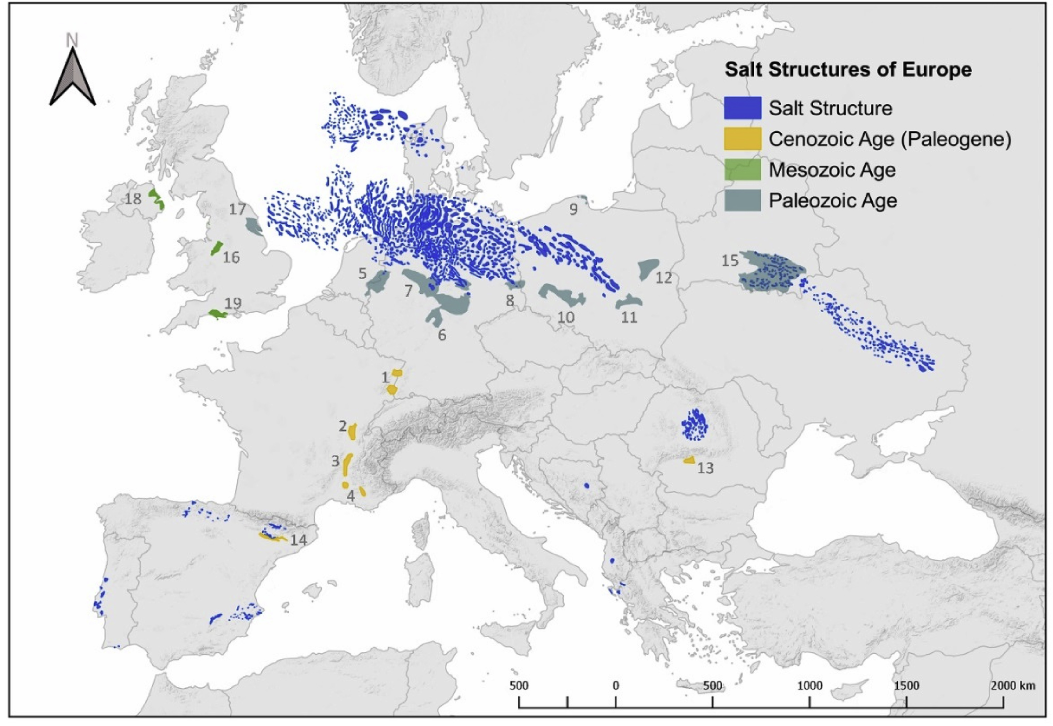
#> input picture gas_network_exploring/salt_cave/original/salt_cave_ua.jpg, 3158 x 2178 px (shown at 1/3 size)
$ python create_ukraine_gcps_reliable.py
#> lines starting #> are read from the running program, lines starting #| are printed output that depends on the picture
#> the answer given: ../gas_network_exploring/salt_cave/original/salt_cave_ua.jpg
"""
Alternative GCP Creator with menu-based saving (more reliable)

This version uses a menu system instead of key presses for better reliability.
"""

import cv2
import json
import numpy as np
from pathlib import Path
import threading
import time

class ReliableGCPCreator:
    def __init__(self, image_path):
        self.image_path = Path(image_path)
        self.image = cv2.imread(str(image_path))
#> self.image is the input picture: shape (2178, 3158, 3); mean B, G, R 228.6, 226.8, 226.3
        if self.image is None:
            raise ValueError(f"Could not load image: {image_path}")

        # Resize image if too large for display
        height, width = self.image.shape[:2]
#> height = 2178; width = 3158
        if width > 1200 or height > 800:
            scale = min(1200/width, 800/height)
#> scale = 0.367
            new_width = int(width * scale)
#> new_width = 1159
            new_height = int(height * scale)
#> new_height = 799
            self.display_image = cv2.resize(self.image, (new_width, new_height))
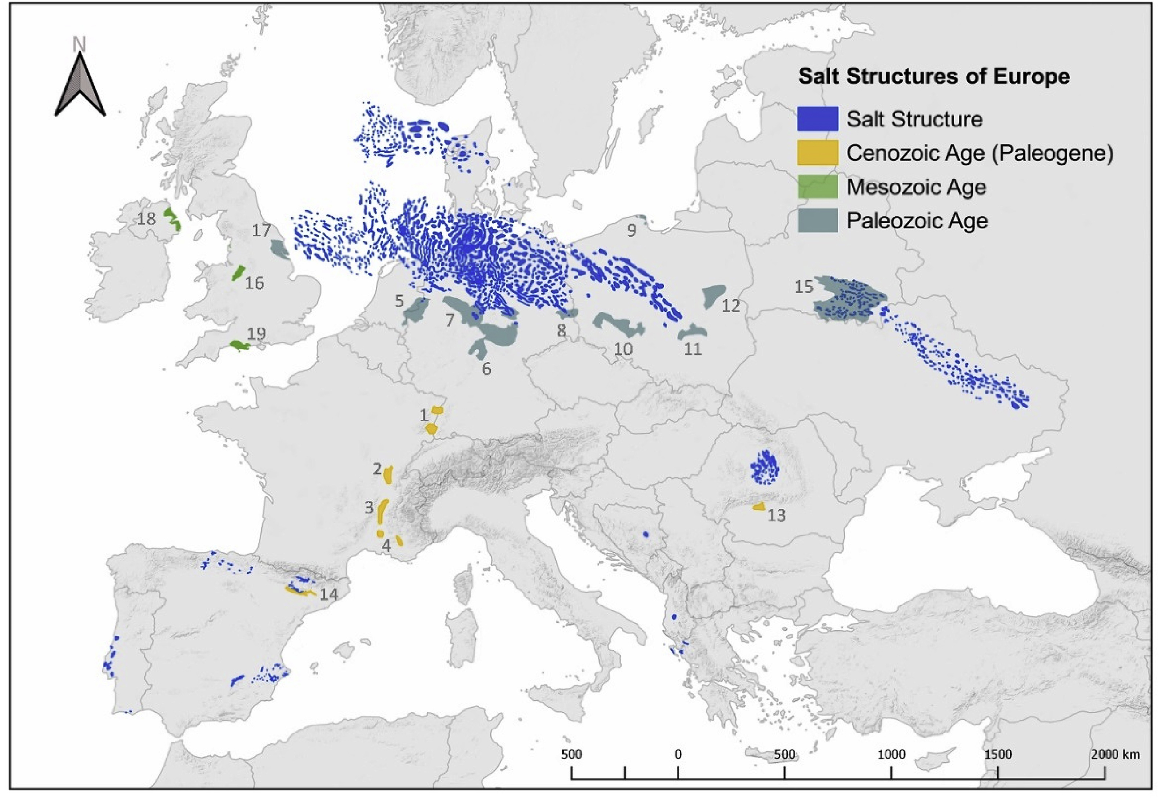
#> self.display_image: shape (799, 1159, 3); mean B, G, R 228.5, 226.7, 226.2
            self.scale_factor = scale
#> self.scale_factor = 0.367
        else:
            self.display_image = self.image.copy()
            self.scale_factor = 1.0

        self.gcps = []
        self.running = True

    # [174 lines left out: functions mouse_callback, redraw_image, show_menu, list_gcps, save_gcps, not called in this run]

    def create_gcps(self):
        """Main GCP creation function"""
        print("=== Reliable Ukraine Salt Cavern GCP Creator ===")
        print("\nThis version uses a menu system for better reliability.")
        print("\nGood reference points for Ukraine:")
        print("- Major cities: Kiev (50.4501, 30.5234), Kharkiv (49.9935, 36.2304)")
        print("- Odessa (46.4825, 30.7233), Lviv (49.8397, 24.0297)")
        print("- Border corners, coastline points, etc.")
        print("\nInstructions:")
        print("1. Click on recognizable points in the image")
        print("2. Enter coordinates and description for each point")
        print("3. Use the menu to save when you have at least 4 GCPs")

        cv2.namedWindow('Ukraine Salt Cavern Image - Click to add GCP', cv2.WINDOW_AUTOSIZE)
        cv2.setMouseCallback('Ukraine Salt Cavern Image - Click to add GCP', self.mouse_callback)
        cv2.imshow('Ukraine Salt Cavern Image - Click to add GCP', self.display_image)

        print("\nClick on the image to add your first GCP...")

        while self.running:
            # Check if window was closed
            if cv2.getWindowProperty('Ukraine Salt Cavern Image - Click to add GCP', cv2.WND_PROP_VISIBLE) < 1:
                print("\nWindow was closed.")
                if len(self.gcps) >= 4:
                    save_choice = input(f"You have {len(self.gcps)} GCPs. Save them? (y/n): ")
                    if save_choice.lower().startswith('y'):
                        self.save_gcps()
                break

            cv2.waitKey(30)  # Small delay

        cv2.destroyAllWindows()

def main():
    """Main function"""
    print("=== Reliable GCP Creator ===")
    image_path = input("Enter path to Ukraine salt cavern image: ").strip().strip('"')

    if not Path(image_path).exists():
        print(f"Image file not found: {image_path}")
        return

    try:
        creator = ReliableGCPCreator(image_path)
        creator.create_gcps()
    except Exception as e:
        print(f"Error: {e}")

if __name__ == "__main__":
    main()
